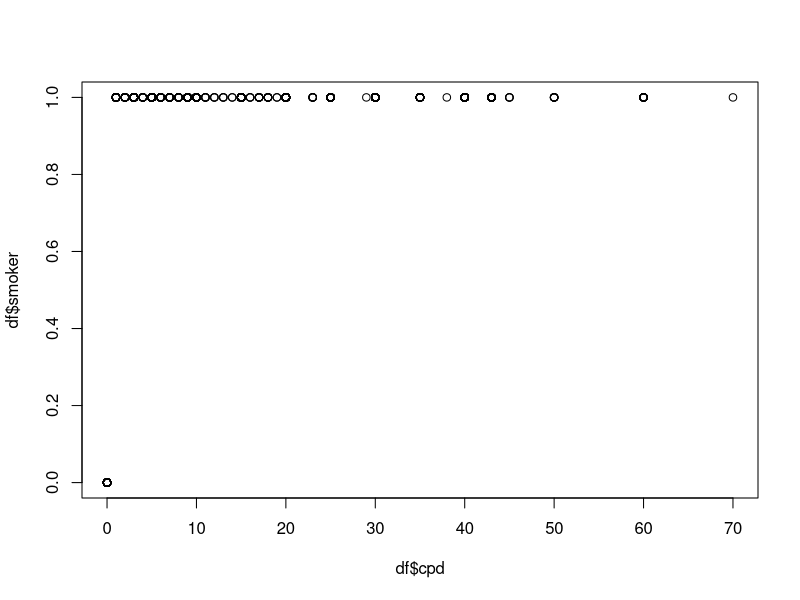
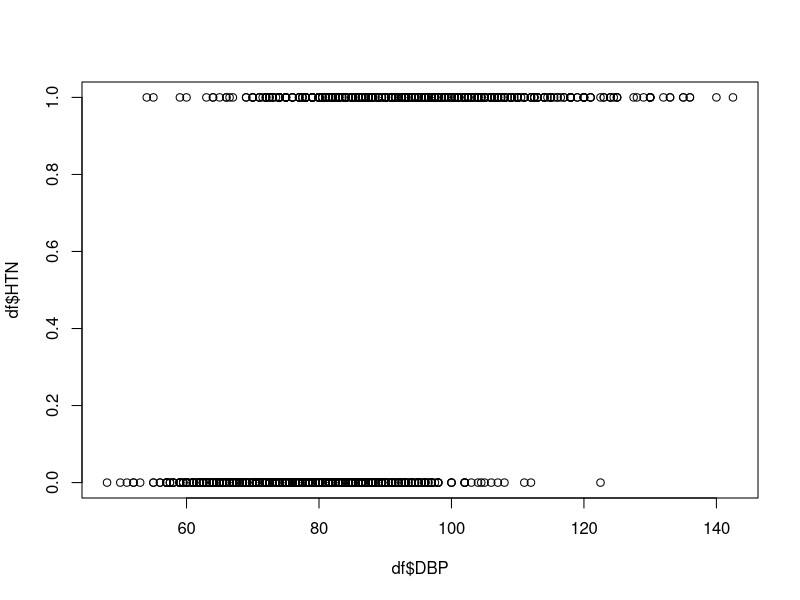
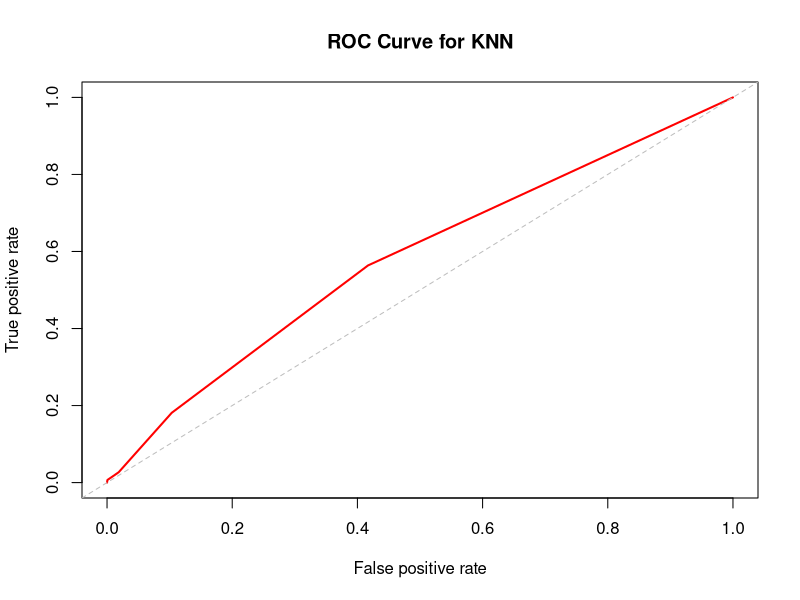

Generate these figures, in order, with R: (Note: this script raises an error after producing the figures.)
library(tidyverse);
set.seed(1);
library(readr)
chd <- read_csv("chd.csv")
View(chd);
summary(chd);

#change chd$CHD to 0/1 instead of "Yes" and "No". COuld do the same with other bool-like cols
chd$CHD <- chd$CHD == "Yes"

chd$smoker <- chd$smoker == 1
chd$stroke <- chd$stroke == 1
chd$HTN <- chd$HTN == 1
chd$diabetes <- chd$diabetes == 1

chd$sex <- as.numeric(chd$sex == "Male")

sum(chd$CHD == TRUE) #TRUE = 644, FALSE = 3594
sum(is.na(chd));

# separate valuesrows with NAs in them
chd_na  <- chd[!complete.cases(chd),]
df <- chd[complete.cases(chd), ]


#Lets see correlation
cor(df)
#cpd-smoker=0.77, HTN-DBP=0.61
plot(df$cpd,df$smoker);
plot(df$DBP, df$HTN);


# KNN

library(class)

#SPLIT DATA (i.e. 50/50)

train <- sample(seq_len(nrow(df)), size=floor(0.5*nrow(df)))
summary(train)
train_df <- df[train,]
test_df <- df[-train,]
summary(train_df$CHD)
summary(test_df$CHD)

x_train <- train_df[, -which(names(train_df) == "CHD")]
x_test  <- test_df[, -which(names(test_df) == "CHD")]
y_train <- train_df$CHD

x_train <- model.matrix(~ . -1, data = x_train)
x_test  <- model.matrix(~ . -1, data = x_test)
y_train <- as.factor(y_train)

#Scale 
x_train <- scale(x_train)
x_test  <- scale(x_test,
                 center = attr(x_train, "scaled:center"),
                 scale  = attr(x_train, "scaled:scale"))

set.seed(1)
knn.pred <- knn(x_train, x_test, cl = y_train, k = 5)

# confusion matrix
table(knn.pred, test_df$CHD)
# accuracy
mean(knn.pred == test_df$CHD) #0.83

max_k <- 0
for (k in 1:100) {
  pred <- knn(x_train, x_test, y_train, k = k)
  acc <- mean(pred == test_df$CHD)
  if (max_k < acc) {
    max_k <- acc
    print(c(k, acc))
  }
}
#k = 32
knn.pred <- knn(x_train, x_test, cl = y_train, k = 32)
# confusion matrix
table(knn.pred, test_df$CHD)
# accuracy
mean(knn.pred == test_df$CHD) #0.85

#ROC curve

if (!require(ROCR)) {
  install.packages(ROCR)
  library(ROCR)
}
train_df <- train_df[complete.cases(train_df), ]
test_df  <- test_df[complete.cases(test_df), ]
y_train <- factor(train_df$CHD)
y_test  <- factor(test_df$CHD)

x_train <- train_df[, setdiff(names(train_df), "CHD")]
x_test  <- test_df[, setdiff(names(test_df), "CHD")]
x_train <- model.matrix(~ . - 1, data = x_train)
x_test  <- model.matrix(~ . - 1, data = x_test)
x_train <- scale(x_train)
x_test  <- scale(x_test,
                 center = attr(x_train, "scaled:center"),
                 scale  = attr(x_train, "scaled:scale"))

# Convert test labels to 0/1
y_test_numeric <- ifelse(test_df$CHD, 1, 0)


# KNN with probability
knn.pred <- knn(x_train, x_test, cl=y_train, k=4, prob=TRUE)

# Extract probabilities of class TRUE
knn.probs <- attr(knn.pred, "prob")
# Convert to probability of TRUE
knn.probs <- ifelse(knn.pred == "TRUE", knn.probs, 1 - knn.probs)

# Ensure knn.probs is numeric
knn.probs <- as.numeric(knn.probs)

# ROCR prediction object
pred_knn <- prediction(knn.probs, y_test_numeric)

# ROC curve
perf_knn <- performance(pred_knn, "tpr", "fpr")
plot(perf_knn, col="red", lwd=2, main="ROC Curve for KNN")
abline(a=0, b=1, lty=2, col="gray")

# AUC
auc_knn <- performance(pred_knn, measure="auc")@y.values[[1]]
auc_knn

max_c0 <- 0
max_c1 <- 0
max_accuracy <- 0
max_k <- 0

for (k in 3:9) {
  for(weightC0 in 10:20){
    for(weightC1 in 10:60){
      train0 <- sample(class0, length(class0) * weightC0/100)
      train1 <- sample(class1, length(class1) * weightC1/100)
      trainIndex <- c(train0, train1)
      
      train3_df <- df[trainIndex, ]
      test3_df  <- df[-trainIndex, ]
      
      y_train <- train3_df$CHD
      
      x_train <- train3_df[, setdiff(names(train3_df), "CHD")]
      x_test  <- test3_df[, setdiff(names(test3_df), "CHD")]
      
      nzv <- sapply(x_train, function(col) sd(col) != 0)
      
      x_train <- x_train[, nzv, drop = FALSE]
      x_test  <- x_test[, nzv, drop = FALSE]
      x_train <- scale(x_train)
      x_test <- scale(
        x_test,
        center = attr(x_train, "scaled:center"),
        scale  = attr(x_train, "scaled:scale")
      )
      
      knn.pred <- knn(x_train, x_test, cl = y_train, k = k)
      cm <- table(knn.pred, test3_df$CHD)
      
      TN <- cm[1,1]
      FN <- cm[1,2]
      FP <- cm[2,1]
      TP <- cm[2,2]
      
      w <- 0.9
      sensitivity <- TP / (TP + FN)
      specificity <- TN / (TN + FP)
      balanced_acc <- (w*sensitivity) + (1-w)* specificity
      
      if(max_accuracy < balanced_acc){
        max_k  <- k
        max_accuracy <- balanced_acc
        max_c0 <- weightC0
        max_c1 <- weightC1
        
      }
    }
  }
}
max_k
max_c0
max_c1
max_accuracy

train0 <- sample(class0, length(class0) * 0.10)
## Sample 2% from the class with CHD
train1 <- sample(class1, length(class1) * 0.55)

trainIndex <- c(train0, train1)
train2_df <- df[trainIndex, ]
test2_df  <- df[-trainIndex, ]

y_train <- train2_df$CHD

x_train <- train2_df[, setdiff(names(train2_df), "CHD")]
x_test  <- test2_df[, setdiff(names(test2_df), "CHD")]

x_train <- scale(x_train)
x_test  <- scale(x_test,
                 center = attr(x_train, "scaled:center"),
                 scale  = attr(x_train, "scaled:scale"))

knn.pred <- knn(x_train, x_test, cl = y_train, k = 10)

table(knn.pred, test2_df$CHD)
# accuracy
mean(knn.pred == test2_df$CHD) #0.85
